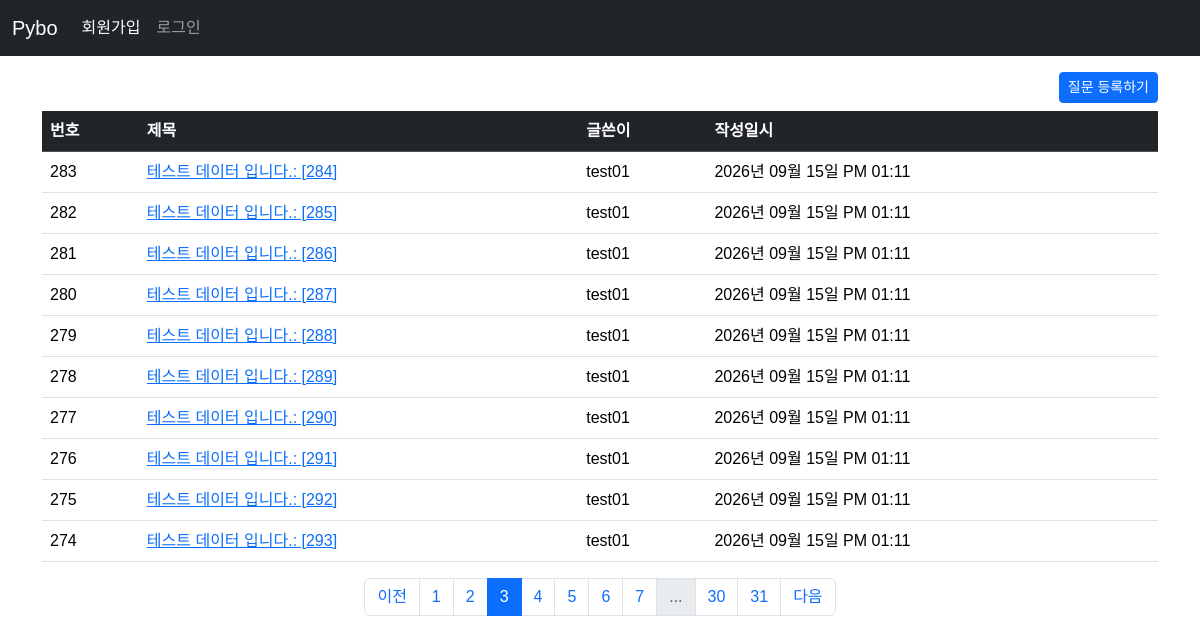
The page /question/list?page=3 on the database its author committed.
### pybo/models.py (models this page shows)
class Question(db.Model):
    id = db.Column(db.Integer, primary_key=True)
    subject = db.Column(db.String(200), nullable=False)
    content = db.Column(db.Text, nullable=False)
    create_date = db.Column(db.DateTime, nullable=False)
    user_id = db.Column(db.Integer, db.ForeignKey('user.id', ondelete='CASCADE'), nullable=False)
    user = db.relationship('User', backref=db.backref('question_set'))

class User(db.Model):
    id = db.Column(db.Integer, primary_key=True)
    username = db.Column(db.String(150), unique=True, nullable=False)
    password = db.Column(db.String(200), nullable=False)
    email = db.Column(db.String(120), unique=True, nullable=False)

### pybo/views/question_views.py (the view)
@bp.route('/list')
def _list():
    page = request.args.get('page', default=1, type=int)    # url parameter ?page=1
    question_list = Question.query.order_by(Question.create_date.desc())
    question_list = question_list.paginate(page=page, per_page=10)  # 페이징 구현
    return render_template('question/question_list.html', question_list=question_list)

### pybo/filter.py (called while the page is built)
def format_datetime(value, fmt:str='%Y년 %m월 %d일 %p %I:%M'):
    return value.strftime(fmt)

### pybo/views/auth_views.py (called while the page is built)
@bp.before_app_request
def load_logged_in_user():
    user_id = session.get('user_id')
    if user_id is None:
        g.user = None
    else:
        g.user = User.query.get(user_id)

### pybo/templates/question/question_list.html (shortened to what this page needs)
{% extends 'base.html' %}
{% block content %}
<div class="container my-3">
    <div class="text-end">
    <a href="{{ url_for('question.create') }}" class="btn btn-primary btn-sm mb-2">질문 등록하기</a>
    </div>
    <table class="table table-hover">
        <thead>
        <tr class="table-dark">
            <th>번호</th>
            <th>제목</th>
            <th>글쓴이</th>
            <th>작성일시</th>
        </tr>
        </thead>
        <tbody>
        {% if question_list %}
        {% for question in question_list.items %}
        <tr>
            <td>{{ question_list.total - ((question_list.page - 1) * question_list.per_page) - loop.index0 }}</td>
            <td>
                <a href="{{ url_for('question.detail', question_id=question.id) }}">{{question.subject}}</a>
            </td>
            <td>{{ question.user.username }}</td>
            <td>{{ question.create_date | datetime }}</td>
        </tr>
        {% endfor %}
        {% else %}
        <tr>
            <td colspan="3">질문이 없습니다.</td>
        </tr>
        {% endif %}
        </tbody>
    </table>
    <nav aria-label="...">
        <ul class="pagination justify-content-center">
            {% if question_list.has_prev %}
            <li class="page-item"><a href="?page={{ question_list.prev_num }}" class="page-link">이전</a></li>
            {% else %}
            <li class="page-item disabled">
                <a href="javascript:void(0)" class="page-link" aria-disabled="true">이전</a></li>
            {% endif %}
            {% for page_num in question_list.iter_pages() %}
            {% if page_num %}
            {% if page_num != question_list.page %}
            <li class="page-item"><a class="page-link" href="?page={{ page_num }}">{{ page_num }}</a></li>
            {% else %}
            <li class="page-item active">
                <a class="page-link" href="javascript:void(0)" aria-current="page">{{ page_num }}</a>
            </li>
            {% endif %}
            {% else %}
            <li class="page-item disabled"><a class="page-link" href="javascript:void(0)">...</a></li>
            {% endif %}
            {% endfor %}
            {% if question_list.has_next %}
            <li class="page-item"><a class="page-link" href="?page={{ question_list.next_num }}">다음</a></li>
            {% else %}
            <li class="page-item disabled">
                <a class="page-link" href="javascript:void(0)" aria-disabled="true">다음</a></li>
            {% endif %}
        </ul>
    </nav>
</div>
{% endblock %}

### pybo/static/style.css (style rules this page uses)
body { font-family: "Noto Sans KR", sans-serif; font-weight: 400; }

### rows shown on the page
Question: total "283", subject "테스트 데이터 입니다.: [284]", user.username "test01", create_date "2026년 09월 15일 PM 01:11"
Question: total "282", subject "테스트 데이터 입니다.: [285]", user.username "test01", create_date "2026년 09월 15일 PM 01:11"
Question: total "281", subject "테스트 데이터 입니다.: [286]", user.username "test01", create_date "2026년 09월 15일 PM 01:11"
Question: total "280", subject "테스트 데이터 입니다.: [287]", user.username "test01", create_date "2026년 09월 15일 PM 01:11"
Question: total "279", subject "테스트 데이터 입니다.: [288]", user.username "test01", create_date "2026년 09월 15일 PM 01:11"
Question: total "278", subject "테스트 데이터 입니다.: [289]", user.username "test01", create_date "2026년 09월 15일 PM 01:11"
Question: total "277", subject "테스트 데이터 입니다.: [290]", user.username "test01", create_date "2026년 09월 15일 PM 01:11"
Question: total "276", subject "테스트 데이터 입니다.: [291]", user.username "test01", create_date "2026년 09월 15일 PM 01:11"
Question: total "275", subject "테스트 데이터 입니다.: [292]", user.username "test01", create_date "2026년 09월 15일 PM 01:11"
Question: total "274", subject "테스트 데이터 입니다.: [293]", user.username "test01", create_date "2026년 09월 15일 PM 01:11"

### other values the page prints
{{ page_num }} "1" "2" "4" "5" "6" "7" "30" "31"
{{ page_num }} "3"
